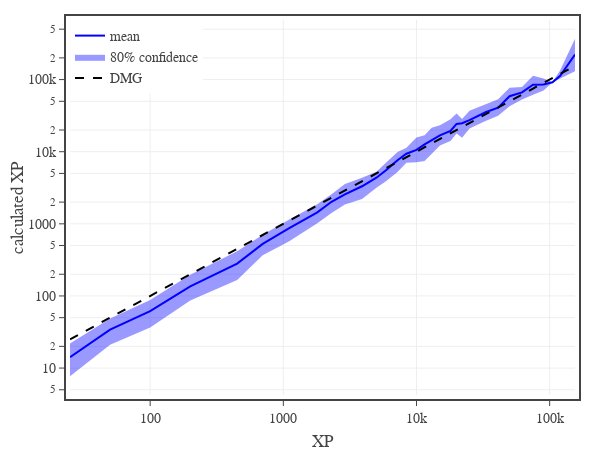

Source (notebook cell):
### Code cell
# calculated XP vs target XP
xCol = 'XP'
yCol = 'eXP'

conf = 0.8
df1 = df0[df0['CR'].between(0,30)]
dfG = df1[[xCol,yCol]].groupby(xCol).mean().reset_index()
dfU = df1[[xCol,yCol]].groupby(xCol).quantile(0.5 + conf/2).reset_index()
dfL = df1[[xCol,yCol]].groupby(xCol).quantile(0.5 - conf/2).reset_index()

# create figure
fig = go.Figure(
    layout=go.Layout(
        template=tfb.FIG_TEMPLATE,
        margin=dict(l=70, r=25, b=55, t=20, pad=4),
        xaxis=dict(
            title_text='XP',
            type='log',
        ),
        yaxis=dict(
            title_text='calculated XP',
            type='log',
        ),
        legend=dict(
            xanchor='left', yanchor='top',
            x=0.00, y=1.00,
            orientation='v',
            tracegroupgap=0,
        )
    )
)

# plot monster confidence interval and average
fig.add_trace(go.Scatter(x=dfG[xCol], y=dfU[yCol], line_width=0, legendgroup='mean', showlegend=False, hoverinfo='skip'))
fig.add_trace(go.Scatter(x=dfG[xCol], y=dfL[yCol], line_width=0, name=f'{conf:.0%} confidence', legendgroup='mean', hoverinfo='skip', fill='tonexty', fillcolor='rgba(0, 0, 255, 0.4)'))
fig.add_trace(go.Scatter(
    x=dfG[xCol], y=dfG[yCol],
    mode='lines', 
    name='mean',
    legendgroup='mean', 
    line=dict(color='blue'),
    hovertemplate='<b>mean</b><br>' + 'XP %{x:,.0f}<br>' + 'Calc XP %{y:,.0f}<br>' + '<extra></extra>'
))

# plot reference line
fig.add_trace(go.Scatter(
    x=dfG[xCol], y=dfG[xCol],
    mode='lines', 
    name='DMG',
    line=dict(color='black', dash='dash'),
    hovertemplate='<b>DMG</b><br>' + 'XP %{x:,.0f}' + '<extra></extra>'
))

# show figure
fig.update_layout(width=600, height=450)
fig.show(config=tfb.FIG_CONFIG)

# save figures
if SAVEFIGS:
    fig.update_layout(autosize=True, width=None, height=None)
    tfb.save_fig_html(fig, format='large', name=f'./fig-calc-xp-vs-xp-log-log-large')
    tfb.save_fig_html(fig, format='small', name=f'./fig-calc-xp-vs-xp-log-log-small')

### Figure 1 — Plotly figure (JSON) as saved in the notebook; plotly's stock layout.template omitted (floating-point values rounded to 4 significant figures)
{"data": [{"hoverinfo": "skip", "legendgroup": "mean", "line": {"width": 0}, "showlegend": false, "type": "scatter", "x": [25, 50, 100, 200, 450, 700, 1100, 1800, 2300, 2900, 3900, 5000, 5900, 7200, 8400, 10000, 11500, 13000, 15000, 18000, 20000, 22000, 25000, 33000, 41000, 50000, 62000, 75000, 90000, 105000, 120000, 155000], "y": [21.94, 48.74, 87.85, 196.2, 416.2, 704.4, 1142.0, 1872.0, 2578.0, 3570.0, 4356.0, 5266.0, 7028.0, 9933.0, 11360.0, 15780.0, 16860.0, 21430.0, 23190.0, 28210.0, 33970.0, 28480.0, 36910.0, 45100.0, 53560.0, 76830.0, 78690.0, 113100.0, 103800.0, 91920.0, 135000.0, 368400.0]}, {"fill": "tonexty", "fillcolor": "rgba(0, 0, 255, 0.4)", "hoverinfo": "skip", "legendgroup": "mean", "line": {"width": 0}, "name": "80% confidence", "type": "scatter", "x": [25, 50, 100, 200, 450, 700, 1100, 1800, 2300, 2900, 3900, 5000, 5900, 7200, 8400, 10000, 11500, 13000, 15000, 18000, 20000, 22000, 25000, 33000, 41000, 50000, 62000, 75000, 90000, 105000, 120000, 155000], "y": [7.702, 20.98, 36.66, 86.42, 166.3, 366.2, 570.9, 1018.0, 1417.0, 1853.0, 2214.0, 3175.0, 3901.0, 5252.0, 7041.0, 7134.0, 7457.0, 9248.0, 12170.0, 14070.0, 17820.0, 15620.0, 21000.0, 26670.0, 31570.0, 42860.0, 53060.0, 61500.0, 70490.0, 91920.0, 102825, 130900.0]}, {"hovertemplate": "<b>mean</b><br>XP %{x:,.0f}<br>Calc XP %{y:,.0f}<br><extra></extra>", "legendgroup": "mean", "line": {"color": "blue"}, "mode": "lines", "name": "mean", "type": "scatter", "x": [25, 50, 100, 200, 450, 700, 1100, 1800, 2300, 2900, 3900, 5000, 5900, 7200, 8400, 10000, 11500, 13000, 15000, 18000, 20000, 22000, 25000, 33000, 41000, 50000, 62000, 75000, 90000, 105000, 120000, 155000], "y": [14.2, 34.07, 61.67, 135.8, 280.5, 527.1, 864.0, 1442.0, 2021.0, 2561.0, 3318.0, 4357.0, 5521.0, 7604.0, 9374.0, 10580.0, 12600.0, 14230.0, 16820.0, 19470.0, 24310.0, 24880.0, 27430.0, 35260.0, 40820.0, 58760.0, 66580.0, 84880.0, 85510.0, 91920.0, 112900.0, 222100.0]}, {"hovertemplate": "<b>DMG</b><br>XP %{x:,.0f}<extra></extra>", "line": {"color": "black", "dash": "dash"}, "mode": "lines", "name": "DMG", "type": "scatter", "x": [25, 50, 100, 200, 450, 700, 1100, 1800, 2300, 2900, 3900, 5000, 5900, 7200, 8400, 10000, 11500, 13000, 15000, 18000, 20000, 22000, 25000, 33000, 41000, 50000, 62000, 75000, 90000, 105000, 120000, 155000], "y": [25, 50, 100, 200, 450, 700, 1100, 1800, 2300, 2900, 3900, 5000, 5900, 7200, 8400, 10000, 11500, 13000, 15000, 18000, 20000, 22000, 25000, 33000, 41000, 50000, 62000, 75000, 90000, 105000, 120000, 155000]}], "layout": {"height": 450, "legend": {"orientation": "v", "tracegroupgap": 0, "x": 0, "xanchor": "left", "y": 1, "yanchor": "top"}, "margin": {"b": 55, "l": 70, "pad": 4, "r": 25, "t": 20}, "width": 600, "xaxis": {"title": {"text": "XP"}, "type": "log"}, "yaxis": {"title": {"text": "calculated XP"}, "type": "log"}}}
